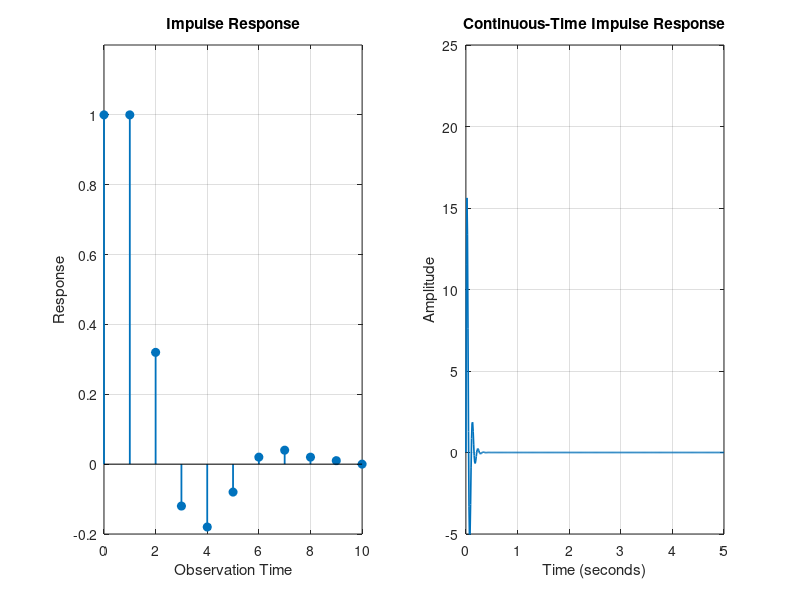
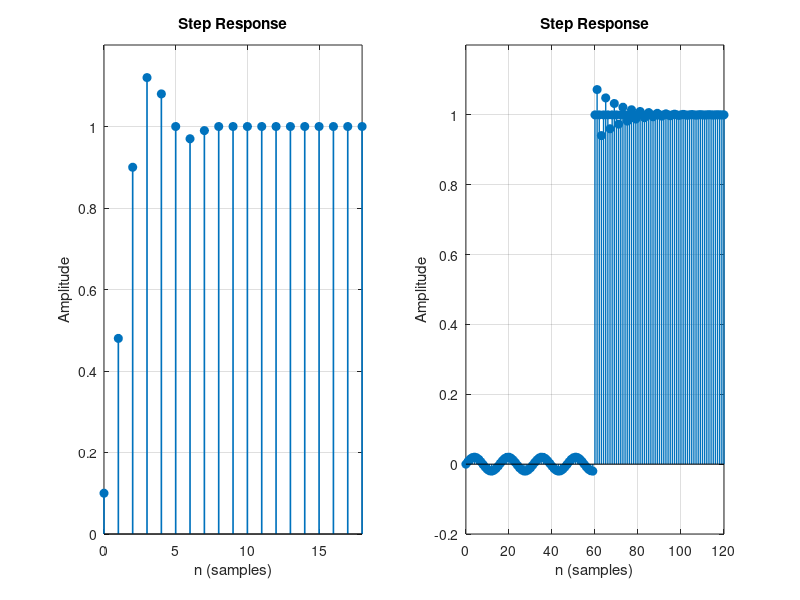
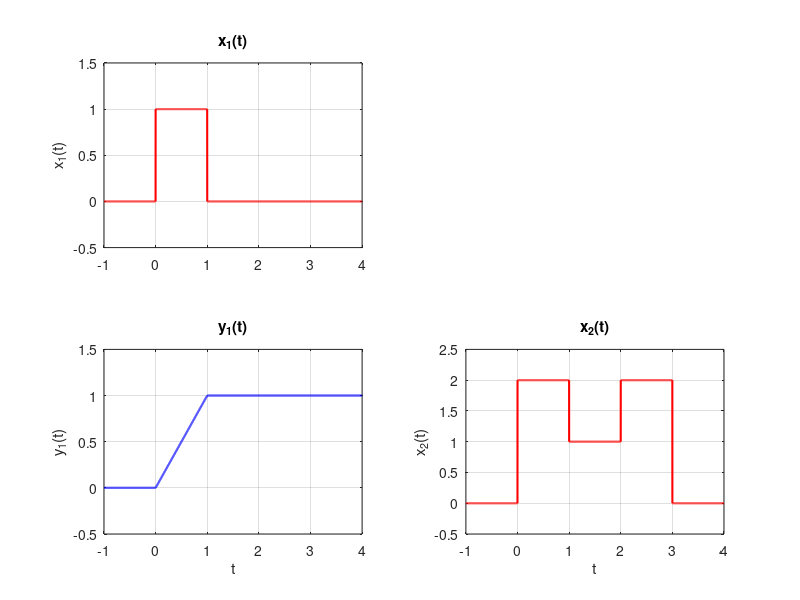
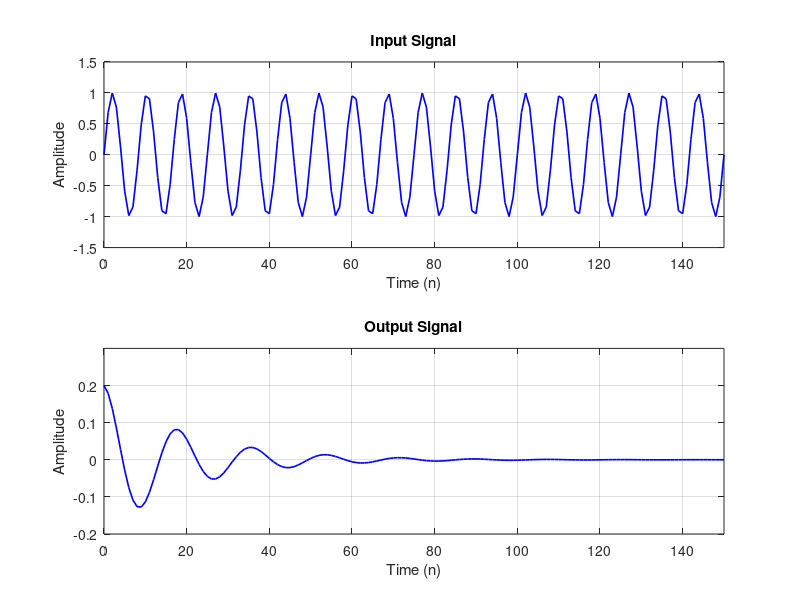

These figures' MATLAB source, in order:
%% SIGNALS AND SYSTEMS EXPERIMENTS
clc;
clear;
close all;

%% ==========================================================
%% 1. Impulse Response of the System
%% ==========================================================

n = 0:10;

h = [1 1 0.32 -0.12 -0.18 -0.08 0.02 0.04 0.02 0.01 0];

t1 = 0:0.01:5;
hc = 25*exp(-20*t1).*sin(60*t1);

figure('Name','Experiment 1: Impulse Response','Color','w');

subplot(1,2,1)
stem(n,h,'filled','LineWidth',1.3)
grid on
axis([0 10 -0.2 1.2])
title('Impulse Response')
xlabel('Observation Time')
ylabel('Response')

subplot(1,2,2)
plot(t1,hc,'LineWidth',1.2)
grid on
axis([0 5 -5 25])
title('Continuous-Time Impulse Response')
xlabel('Time (seconds)')
ylabel('Amplitude')

%% ==========================================================
%% 2. Step Response of the System
%% ==========================================================

n2 = 0:18;

y = [0.10 0.48 0.90 1.12 1.08 1.00 0.97 0.99 1.00 ...
     1.00 1.00 1.00 1.00 1.00 1.00 1.00 1.00 1.00 1.00];

n3 = 0:120;

y2 = zeros(size(n3));

for k = 1:length(n3)

    if n3(k) < 60
        y2(k)=0.02*sin(0.4*n3(k));
    else
        y2(k)=1+0.08*exp(-(n3(k)-60)/10)* ...
              sin(2*pi*(n3(k)-60)/4);
    end

end

figure('Name','Experiment 2: Step Response','Color','w');

subplot(1,2,1)
stem(n2,y,'filled','LineWidth',1.2)
grid on
axis([0 18 0 1.2])
title('Step Response')
xlabel('n (samples)')
ylabel('Amplitude')

subplot(1,2,2)
stem(n3,y2,'filled','LineWidth',1)
grid on
axis([0 120 -0.2 1.2])
title('Step Response')
xlabel('n (samples)')
ylabel('Amplitude')

%% ==========================================================
%% 3. Verification of Linearity Property
%% ==========================================================

t2 = -1:0.001:4;

x1 = double(t2>=0 & t2<1);

y1 = zeros(size(t2));

for k = 1:length(t2)

    if t2(k)>=0 && t2(k)<=1
        y1(k)=t2(k);

    elseif t2(k)>1
        y1(k)=1;

    end

end

x2 = zeros(size(t2));

x2(t2>=0 & t2<1)=2;
x2(t2>=1 & t2<2)=1;
x2(t2>=2 & t2<3)=2;

figure('Name','Experiment 3: Linearity Property','Color','w');

subplot(2,2,1)
plot(t2,x1,'r','LineWidth',1.5)
grid on
axis([-1 4 -0.5 1.5])
title('x_1(t)')
ylabel('x_1(t)')

subplot(2,2,3)
plot(t2,y1,'b','LineWidth',1.5)
grid on
axis([-1 4 -0.5 1.5])
title('y_1(t)')
xlabel('t')
ylabel('y_1(t)')

subplot(2,2,4)
plot(t2,x2,'r','LineWidth',1.5)
grid on
axis([-1 4 -0.5 2.5])
title('x_2(t)')
xlabel('t')
ylabel('x_2(t)')

%% ==========================================================
%% 4. Analysis of Discrete-Time System
%% ==========================================================

n4 = 0:150;

x4 = sin(2*pi*0.12*n4);

y4 = 0.2*exp(-0.05*n4).*cos(0.35*n4);

figure('Name','Experiment 4: Discrete-Time System','Color','w');

subplot(2,1,1)
plot(n4,x4,'b','LineWidth',1.2)
grid on
axis([0 150 -1.5 1.5])
title('Input Signal')
xlabel('Time (n)')
ylabel('Amplitude')

subplot(2,1,2)
plot(n4,y4,'b','LineWidth',1.2)
grid on
axis([0 150 -0.2 0.3])
title('Output Signal')
xlabel('Time (n)')
ylabel('Amplitude')
